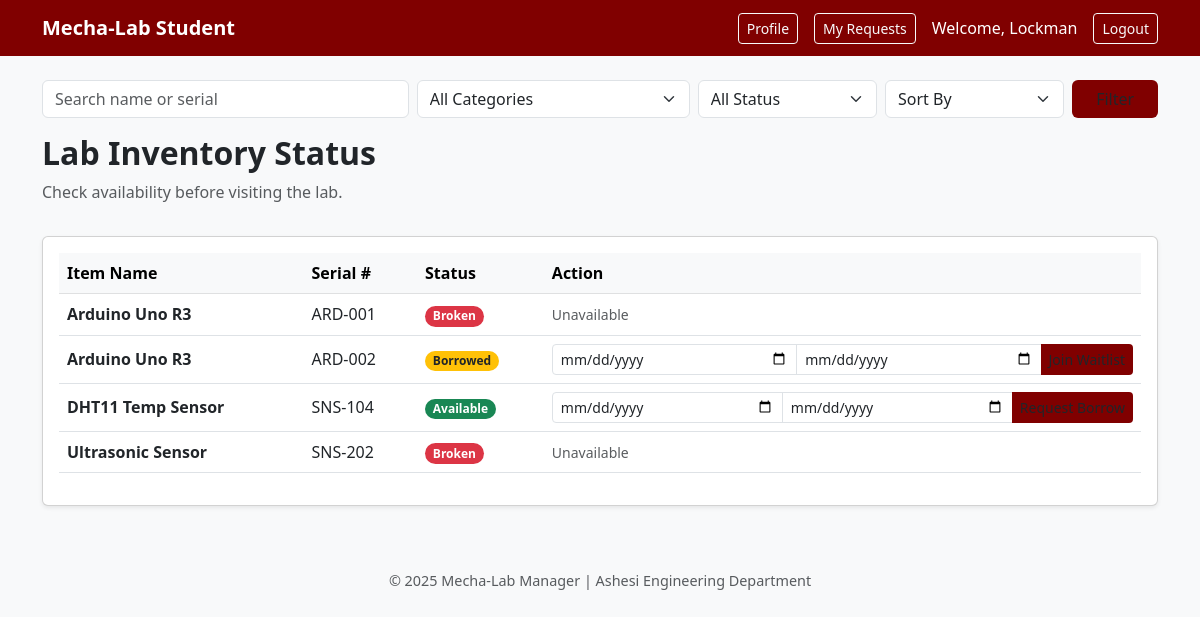
The page /view/dashboard.php (signed in) on the database its author committed.
### tables this page shows
CREATE TABLE `inventory` (
  `item_id` int(11) NOT NULL,
  `category_id` int(11) DEFAULT NULL,
  `item_name` varchar(100) NOT NULL,
  `serial_number` varchar(50) NOT NULL,
  `description` text DEFAULT NULL,
  `status` enum('Available','Borrowed','Broken','Lost') DEFAULT 'Available',
  `image_url` varchar(255) DEFAULT NULL
);

### view/dashboard.php (the view, shortened to what this page needs)
<?php
include "../settings/connection.php";
$where = [];
$sql = "SELECT * FROM inventory" . (count($where) ? " WHERE " . implode(" AND ", $where) : "");
$result = $conn->query($sql);
?>
<?php include 'header.php'; ?>
<nav class="navbar navbar-expand-lg navbar-dark mb-4" style="background-color: #800000;">
    <div class="container">
        <a class="navbar-brand fw-bold" href="#">Mecha-Lab Student</a>
        <div class="d-flex text-white align-items-center">
            <a href="profile.php" class="btn btn-outline-light btn-sm me-3">Profile</a>
            <a href="my_requests.php" class="btn btn-outline-light btn-sm me-3">My Requests</a>
            <span class="me-3">Welcome, <?php echo $_SESSION['fname']; ?></span>
            <a href="../actions/logout.php" class="btn btn-outline-light btn-sm">Logout</a>
        </div>
    </div>
</nav>
<div class="container">
    <form class="row g-2 mb-3" method="GET" action="dashboard.php">
        <div class="col-md-4">
            <input type="text" name="q" class="form-control" placeholder="Search name or serial" value="<?php echo isset($_GET['q']) ? htmlspecialchars($_GET['q']) : '';?>">
        </div>
        <div class="col-md-3">
            <select name="category" class="form-select">
                <option value="">All Categories</option>
            </select>
        </div>
        <div class="col-md-2">
            <select name="status" class="form-select">
                <option value="">All Status</option>
            </select>
        </div>
        <div class="col-md-2">
            <select name="sort" class="form-select">
                <option value="">Sort By</option>
            </select>
        </div>
        <div class="col-md-1 d-grid">
            <button class="btn btn-primary-custom" type="submit">Filter</button>
        </div>
    </form>
    <div class="row mb-3">
        <div class="col">
            <h2 class="text-dark fw-bold">Lab Inventory Status</h2>
            <p class="text-muted">Check availability before visiting the lab.</p>
        </div>
    </div>
    <div class="card shadow-sm">
        <div class="card-body">
            <div class="table-responsive">
                <table class="table table-hover align-middle">
                    <thead class="table-light">
                        <tr>
                            <th>Item Name</th>
                            <th>Serial #</th>
                            <th>Status</th>
                            <th>Action</th>
                        </tr>
                    </thead>
                    <tbody>
                        <?php
                        if ($result->num_rows > 0) {
                            while($row = $result->fetch_assoc()) {
                                $status_color = 'bg-secondary';
                                if ($row['status'] == 'Available') $status_color = 'bg-success';
                                if ($row['status'] == 'Borrowed') $status_color = 'bg-warning text-dark';
                                if ($row['status'] == 'Broken') $status_color = 'bg-danger';
                                echo "<tr>";
                                echo "<td class='fw-bold'>" . $row['item_name'] . "</td>";
                                echo "<td>" . $row['serial_number'] . "</td>";
                                echo "<td><span class='badge rounded-pill $status_color'>" . $row['status'] . "</span></td>";
                                if ($row['status'] == 'Available' || $row['status'] == 'Borrowed') {
                                    echo "<td>
                                            <form action='../actions/request_loan.php' method='POST' class='d-inline'>
                                                <input type='hidden' name='item_id' value='" . $row['item_id'] . "'>
                                                <div class='input-group input-group-sm'>
                                                    <input type='date' name='desired_start_date' class='form-control' placeholder='Start'>
                                                    <input type='date' name='desired_end_date' class='form-control' placeholder='End'>
                                                    <button type='submit' name='request_btn' class='btn btn-sm btn-primary-custom'>" . ($row['status']=='Available' ? 'Request Borrow' : 'Join Waitlist') . "</button>
                                                </div>
                                            </form>
                                          </td>";
                                } else {
                                    echo "<td><span class='text-muted small'>Unavailable</span></td>";
                                }
                                echo "</tr>";
                            }
                        } else {
                            echo "<tr><td colspan='4' class='text-center text-muted py-4'>No inventory items found.</td></tr>";
                        }
                        ?>
                    </tbody>
                </table>
            </div>
        </div>
    </div>
</div>
<?php include 'footer.php'; ?>

### assets/css/style.css (style rules this page uses)
:root { --ashesi-maroon: #800000; --tech-blue: #0d6efd; }
body { font-family: 'Segoe UI', Tahoma, Geneva, Verdana, sans-serif; }
.btn-primary-custom { background-color: var(--ashesi-maroon); border: none; }

### rows shown on the page
inventory: item_name "Arduino Uno R3", serial_number "ARD-001", status "Broken", shows "Unavailable"
inventory: item_name "Arduino Uno R3", serial_number "ARD-002", status "Borrowed"
inventory: item_name "DHT11 Temp Sensor", serial_number "SNS-104", status "Available"
inventory: item_name "Ultrasonic Sensor", serial_number "SNS-202", status "Broken", shows "Unavailable"

### other values the page prints
$_SESSION['fname'] "Lockman"
